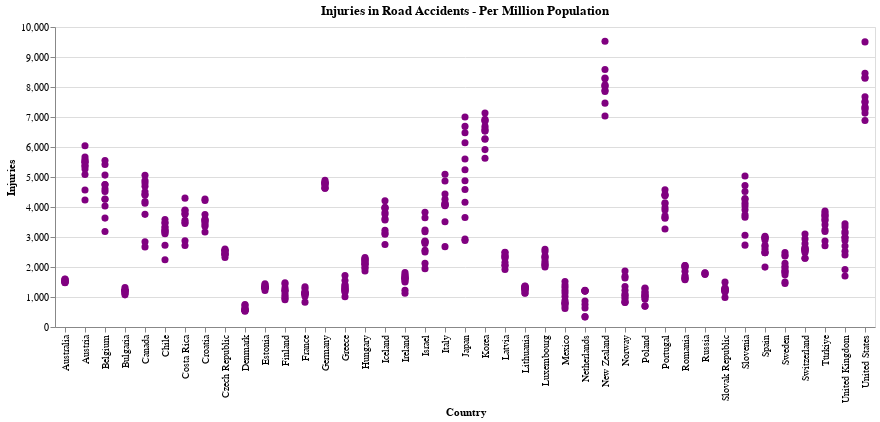

The notebook cell this image was saved under:
### Code cell
# Scatter Plot - Input Dropdown

input_dropdown = alt.binding_select(options=list(data['Year'].unique()), name='Year')
selection = alt.selection_point(fields=['Year'], bind=input_dropdown)
opacity = alt.condition(selection, alt.value(1.0), alt.value(0))

alt.Chart(data, title = 'Injuries in Road Accidents - Per Million Population').mark_point(filled=True, size=50, color='purple').encode(
    x = 'Country:N',
    y = 'Injuries:Q',
    opacity = opacity
).add_params(selection)

### Figure 1 — Vega-Lite specification as saved in the notebook (floating-point values rounded to 4 significant figures; data arrays with more than 128 entries replaced by an {"elided": "..."} marker saying what was removed)
{"config": {"view": {"continuousWidth": 300, "continuousHeight": 300}}, "data": {"name": "data-9c60a30b2c5151cd0bd25720e06c33ca"}, "mark": {"type": "point", "color": "purple", "filled": true, "size": 50}, "encoding": {"opacity": {"condition": {"param": "param_58", "value": 1.0}, "value": 0}, "x": {"field": "Country", "type": "nominal"}, "y": {"field": "Injuries", "type": "quantitative"}}, "params": [{"name": "param_58", "select": {"type": "point", "fields": ["Year"]}, "bind": {"input": "select", "options": [2010.0, 2011.0, 2012.0, 2013.0, 2014.0, 2015.0, 2016.0, 2017.0, 2018.0, 2019.0, 2020.0, 2021.0], "name": "Year"}}], "title": "Injuries in Road Accidents - Per Million Population", "$schema": "https://vega.github.io/schema/vega-lite/v5.15.1.json", "datasets": {"data-9c60a30b2c5151cd0bd25720e06c33ca": {"elided": "457 records"}}}
